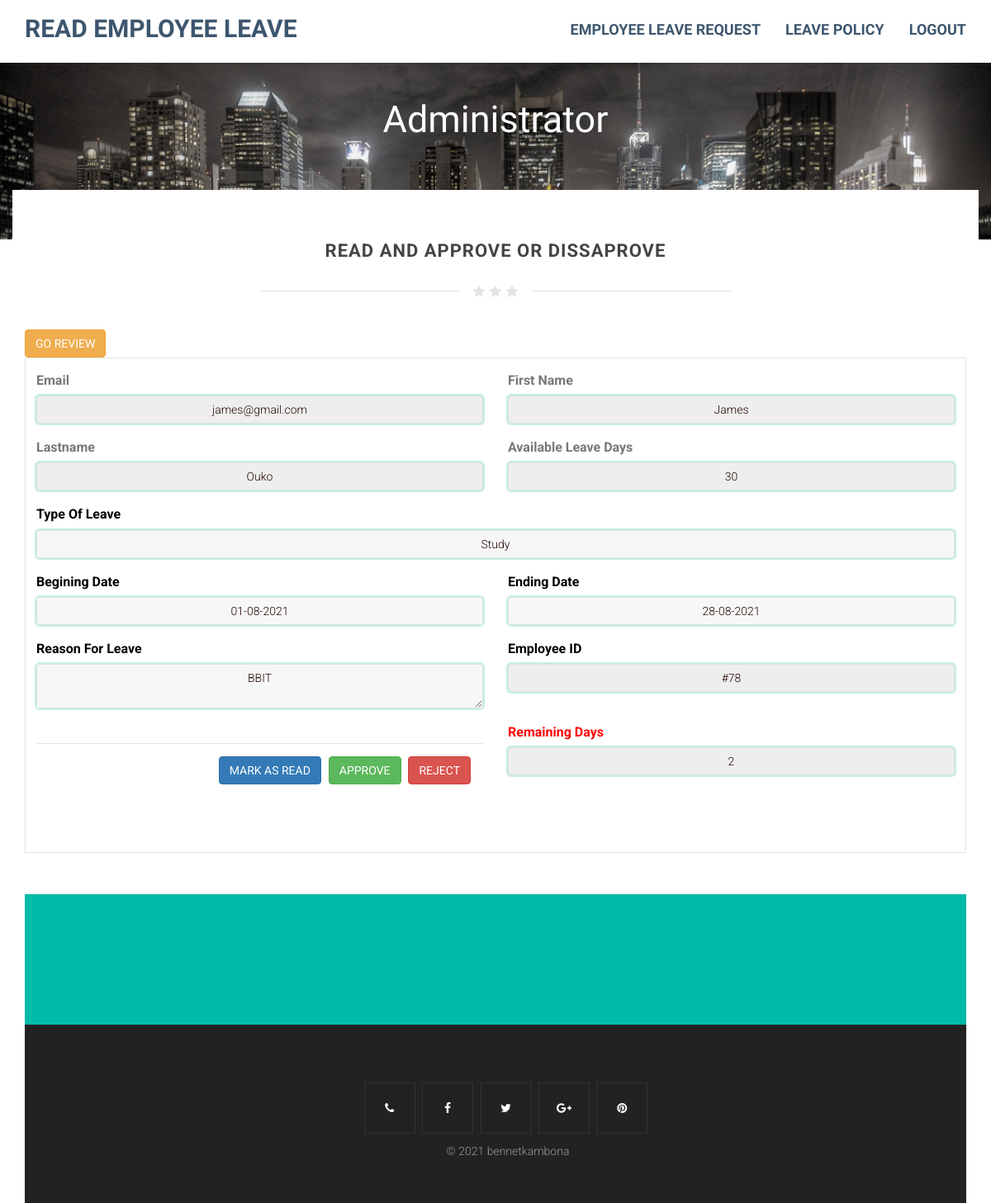
The page /read_leave.php?leaveid=7 (signed in) on the database its author committed.
### tables this page shows
CREATE TABLE IF NOT EXISTS `leave_details` (
  `id` int(11) NOT NULL AUTO_INCREMENT,
  `employee_id` varchar(10) NOT NULL,
  `startdate` varchar(250) NOT NULL,
  `enddate` varchar(250) NOT NULL,
  `type` varchar(50) NOT NULL,
  `reasons` varchar(500) NOT NULL,
  `remaining_days` int(30) NOT NULL,
  `status` int(1) NOT NULL DEFAULT '0',
  `isread` int(1) NOT NULL DEFAULT '0',
  `posting_date` datetime NOT NULL DEFAULT CURRENT_TIMESTAMP,
  `deleted` int(10) NOT NULL DEFAULT '0',
  PRIMARY KEY (`id`),
  KEY `fk` (`employee_id`)
);

CREATE TABLE IF NOT EXISTS `register` (
  `employee_id` varchar(10) NOT NULL,
  `department` text NOT NULL,
  `firstname` text NOT NULL,
  `lastname` text NOT NULL,
  `email` varchar(50) NOT NULL,
  `date_hired` date NOT NULL,
  `password` varchar(70) NOT NULL,
  `user_type` varchar(10) NOT NULL DEFAULT 'employee',
  `available_days` int(10) NOT NULL DEFAULT '30',
  PRIMARY KEY (`employee_id`),
  UNIQUE KEY `password_2` (`password`),
  KEY `password_3` (`password`)
);

### read_leave.php (the view, shortened to what this page needs)
<!DOCTYPE html>
<html>
<head>
<link href="css/bootstrap.min.css" rel="stylesheet">
<link href="https://maxcdn.bootstrapcdn.com/font-awesome/4.6.3/css/font-awesome.min.css" rel="stylesheet">
<link href="css/style.css" rel="stylesheet">
</head>
<body>
<header class="item header margin-top-0">
<div class="wrapper">
	<nav role="navigation" class="navbar navbar-white navbar-embossed navbar-lg navbar-fixed-top">
	<div class="container">
		<div class="navbar-header">
			<a href="index.html" class="navbar-brand brand"> Read Employee Leave </a>
		</div>
		<div id="navbar-collapse-02" class="collapse navbar-collapse">
			<ul class="nav navbar-nav navbar-right">
								<li class="propClone"><a href="admin_interface.php">Employee Leave Request</a></li>
                <li class="propClone"><a href="update_policy.php">Leave Policy</a></li>
                <li class="propClone"><a href="logout.php" name="logout">Logout</a></li>
			</ul>
		</div>
	</div>
	</nav>
	<div class="container">
		<div class="row">
			<div class="col-md-12 text-center">
				<div class="text-pageheader">
					<div class="subtext-image" data-scrollreveal="enter bottom over 1.7s after 0.0s">
						 Administrator
					</div>
				</div>
			</div>
		</div>
	</div>
</div>
</header>
<section class="item content">
<div class="container toparea">
	<div class="underlined-title">
		<div class="editContent">
			<h1 class="text-center latestitems">READ AND APPROVE OR DISSAPROVE</h1>
		<div class="wow-hr type_short">
			<span class="wow-hr-h">
			<i class="fa fa-star"></i>
			<i class="fa fa-star"></i>
			<i class="fa fa-star"></i>
			</span>
		</div>
	</div>
<div class="d-flex flex-wrap">
	<a href="admin_interface.php" class="btn btn-warning">GO REVIEW</a>
</div>
	<div class="productbox">
					<?php
						if(!isset($_GET['leaveid']) && empty($_GET['leaveid'])){
							header('Location: pending.php');
						}
						else{
						$lid=intval($_GET['leaveid']);
						$conn = new mysqli('localhost','root','','employee_ls');
						$sql = "SELECT leave_details.id as lid,register.firstname,register.lastname,register.employee_id,register.department,register.department,register.email,register.available_days,leave_details.type,leave_details.startdate,leave_details.enddate,leave_details.reasons,leave_details.posting_date,leave_details.status,leave_details.isread,leave_details.remaining_days FROM leave_details join register on leave_details.employee_id=register.employee_id where leave_details.id=$lid";
						$query = mysqli_query($conn, $sql) or die(mysqli_error($conn));
						$cnt=1;
						while ($row=mysqli_fetch_array($query)) {
						$days=$row['remaining_days'];
						$avlbd=$row['available_days'];
						$remain=$avlbd-$days;
											?>
								<div class="row">
									<div class="col-md-6 col-sm-12">
										<div class="form-group">
											<label >Email </label>
											<input name="email" type="text" class="form-control wizard-required" required="true" readonly autocomplete="off" value="<?php echo $row['email']; ?>">
										</div>
									</div>
									<div class="col-md-6 col-sm-12">
										<div class="form-group">
											<label>First Name </label>
											<input name="firstname" type="text" class="form-control" readonly required="true" autocomplete="off" value="<?php echo $row['firstname']; ?>">
										</div>
									</div>
								</div>
								<div class="row">
									<div class="col-md-6 col-sm-12">
										<div class="form-group">
											<label>Lastname</label>
											<input name="lastname" type="text" class="form-control" required="true" autocomplete="off" readonly value="<?php echo $row['lastname']; ?>">
										</div>
									</div>
									<div class="col-md-6 col-sm-12">
										<div class="form-group">
											<label>Available Leave Days </label>
											<input name="leave_days" type="text" class="form-control" required="true" autocomplete="off" readonly value="<?php echo $row['available_days']; ?>">
										</div>
									</div>
								</div>
								<div class="row">
									<div class="col-md-12 col-sm-12">
										<div class="form-group">
											<label style="color: black;">Type Of Leave</label>
											<input type="text" name="leave" class="custom-select form-control" required="true" autocomplete="off" value="<?php echo $row['type'];?>">
										</div>
									</div>
								</div>
								<div class="row">
									<div class="col-md-6 col-sm-12">
										<div class="form-group">
											<label style="color: black;">Begining Date</label>
											<input type="text" name="begin" class="custom-select form-control" required="true" autocomplete="off" value="<?php echo $row['startdate']; ?>">
										</div>
									</div>
									<div class="col-md-6 col-sm-12">
										<div class="form-group">
											<label style="color: black;">Ending Date</label>
											<input type="text" name="end" class="custom-select form-control" required="true" autocomplete="off" value="<?php echo $row['enddate']; ?>">
										</div>
									</div>
								</div>
								<div class="row">
								<div class="col-md-6 col-sm-12">
									<div class="form-group">
										<label style="color: black;">Reason For Leave</label>
										<textarea type="textarea" name="description" class="custom-select form-control" required="true" autocomplete="off"><?php echo $row['reasons'];?></textarea>
									</div>
								</div>
								<div class="col-md-6 col-sm-12">
									<div class="form-group">
										<label style="color: black;">Employee ID</label>
										<input name="leave_days" type="text" class="form-control" required="true" autocomplete="off" readonly value="<?php echo $row['employee_id']; ?>">
									</div>
								</div>
							</div>
							<form method="post" action="">
							<div class="row">
								<div class="col-md-6 col-sm-12">
										<div class="modal-footer justify-content-center">
<button  name="back" type="submit" class="btn btn-primary" data-toggle="modal"style="color: white;">MARK AS&nbsp;READ</button>
<button name="approve" type="submit" class="btn btn-success">APPROVE</button>
<button name="reject" type="submit" class="btn btn-danger">REJECT</button>
										</div>
									</div>
								</form>
								<div class="col-md-6 col-sm-12">
									<label style="color:red;">Remaining Days</label>
									<input type="text" name="remains" class="form-control" required="true" autocomplete="off" readonly value="<?php echo "$remain"; ?>">
								</div>
							</div>
						<?php $cnt++;} }?>
						<br></br>
					</div>
<section class="content-block" style="background-color:#00bba7;">
<div class="container text-center">
	<div class="row">
		<div class="col-sm-10 col-sm-offset-1">
		</div>
	</div>
</div>
</section>
<div class="footer text-center">
	<div class="container">
		<div class="row">
			<ul class="social-iconsfooter">
				<li><a href="#"><i class="fa fa-phone"></i></a></li>
				<li><a href="#"><i class="fa fa-facebook"></i></a></li>
				<li><a href="#"><i class="fa fa-twitter"></i></a></li>
				<li><a href="#"><i class="fa fa-google-plus"></i></a></li>
				<li><a href="#"><i class="fa fa-pinterest"></i></a></li>
			</ul>
			<p>
				 &copy; 2021 bennetkambona<br/>
			</p>
		</div>
	</div>
</div>
</body>
</html>

### css/style.css (style rules this page uses)
body { font-family:Roboto; font-weight:300; font-size:16px; color:#777; line-height:1.7; }
h1,h2,h3,h4,h5,h6 { font-family:Roboto; font-weight:700; }
.form-control { text-decoration-color:#f6755e; text-align: center; color: #240904; background-color: #fff; border-color: #6bebd1; outline: 0; box-shadow: 0 0 0 0.2rem rgba(26, 188, 156, 0.25); -moz-appearance: none; -webkit-appearance: none; -ms-appearance: none; appearance: none; background: rgba(144, 144, 144, 0.075); border-radius: 4px; border: none; border: solid 1px #dee1e3; text-decoration: none; width: 100%; }
.content-block { padding:50px 0; margin-top:50px; }
.navbar-lg { min-height:76px; }
.navbar-lg .navbar-brand { line-height:1; padding-top:20px; padding-bottom:26px; font-size:30px; }
header .navbar-white a { color:#3D566E; font-weight:700; }
.item.content,.item.portfolio,.item.team,.item.pricing,.item.contact { padding-top:40px; padding-bottom:0px; }
header .navbar-white { background:#fff; box-shadow:0px 3px 2px 0px rgba(50,50,50,0.1); }
.item.header { background-image:url(../images/homeimg.jpg); background-repeat:no-repeat; background-position:0% top; background-size:cover; background-attachment:scroll; background-color:rgba(0,0,0,0); }
.navbar-nav,.navbar>.container .navbar-brand { font-family:Dosis; text-transform:uppercase; }
.text-pageheader { text-align:center; color:#fff; z-index:2; position:relative; font-size:45px; line-height:90px; text-transform:uppercase; padding-top:100px; padding-bottom:100px; font-weight:700; font-family:Dosis; }
.subtext-image { text-transform:none; font-weight:100 !Important; }
.toparea { background:#fff; margin-top:-100px; padding-top:30px; }
h1.latestitems { font-size:22px; line-height:28px; color:#444; text-transform:uppercase; letter-spacing:1px; margin-top:0; }
.wow-hr { position:relative; font-size:0; text-align:center; height:24px; margin:auto; margin-top:2%; margin-bottom:3%; width:50%; padding:2px 0; overflow:hidden; clear:both; }
.wow-hr-h:before { left:-13px; margin-left:-50%; background:#f7f7f7; }
.wow-hr-h:after { left:13px; margin-right:-50%; }
.wow-hr-h:before,.wow-hr-h:after { display:inline-block; content:""; height:1px; width:50%; margin-top:9px; vertical-align:top; position:relative; background-color:#e4e4e4; }
.wow-hr-h i { font-size:16px; line-height:20px; height:20px; width:20px; vertical-align:top; text-align:center; color:#e4e4e4; }
.productbox { background:#fff; padding:13px; border:1px solid #e4e4e4; margin-bottom:30px; }
.footer ul.social-iconsfooter li { display:inline-block; float:none; position:relative; background:transparent; margin-right:5px; border:1px solid #333; }
.footer ul.social-iconsfooter li a { color:#fff; width:60px; height:60px; line-height:60px; display:inline-block; }
.footer { background:#222; color:#999; font-size:14px; padding:60px 0 40px 0; margin-top:0px; }
ul,ol { -moz-padding-start:0px; -webkit-padding-start:0px; -khtml-padding-start:0px; -o-padding-start:0px; padding-start:0px; padding-left:0px; }
.footer a { color:#00bba7; }
@media (min-width:768px) { .navbar-lg .navbar-nav>li>a { padding-top:26px; padding-bottom:26px; font-size:18px; } }

### rows shown on the page
leave_details: email "james@gmail.com", firstname "James", lastname "Ouko", leave_days "30", leave "Study", begin "01-08-2021", end "28-08-2021", description "BBIT", leave_days "#78", remains "2"
